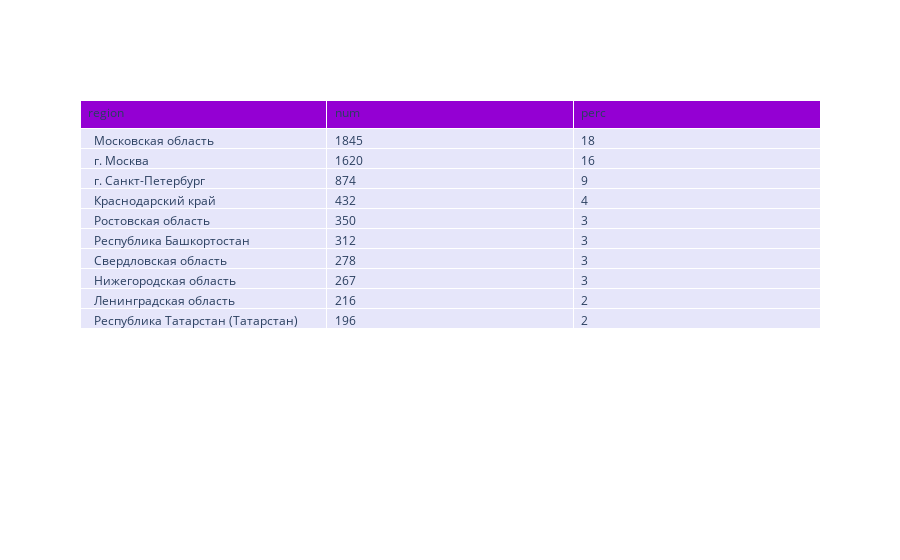

Notebook code for this chart:
### Code cell
fig = go.Figure(data=[go.Table(
    header=dict(values=list(top_regions.columns),
                fill_color='darkviolet',
                align='left'),
    cells=dict(values=[top_regions.region, top_regions.num, top_regions.perc],
               fill_color='lavender',
               align='left'))
])

fig.show()

### Figure 1 — Plotly figure (JSON) as saved in the notebook; plotly's stock layout.template omitted (floating-point values rounded to 4 significant figures)
{"data": [{"cells": {"align": "left", "fill": {"color": "lavender"}, "values": [["  Московская область", "  г. Москва", "  г. Санкт-Петербург", "  Краснодарский край", "  Ростовская область", "  Республика Башкортостан", "  Свердловская область", "  Нижегородская область", "  Ленинградская область", "  Республика Татарстан (Татарстан)"], [1845, 1620, 874, 432, 350, 312, 278, 267, 216, 196], [18, 16, 9, 4, 3, 3, 3, 3, 2, 2]]}, "header": {"align": "left", "fill": {"color": "darkviolet"}, "values": ["region", "num", "perc"]}, "type": "table"}], "layout": {}}
